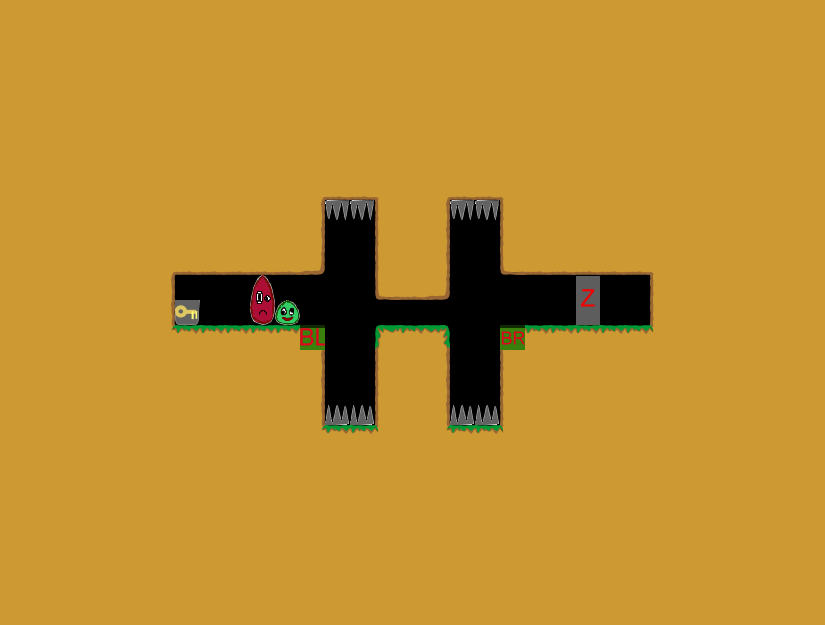

Below is a game level as drawn by its tile map, then a one-line description and the .tmx that defines it (tile-layer data replaced by summaries):
An orthogonal 33x25 tile map with 25x25 px tiles, 1 tile layer (Kachelebene 1).

<map version="1.0" orientation="orthogonal" width="33" height="25" tilewidth="25" tileheight="25">
 <tileset firstgid="1" name="Tileset" tilewidth="25" tileheight="25">
  <image source="../../../img/Tileset.png" width="400" height="250" />
 </tileset>
 <layer name="Kachelebene 1" width="33" height="25">
  <data>[825 cells, 776 non-empty, 23 distinct tile ids]</data>
 </layer>
</map>
